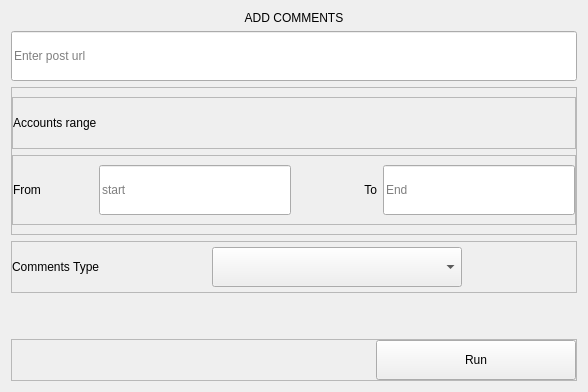
      <widget class="QWidget" name="comments_frame">
       <layout class="QVBoxLayout" name="verticalLayout_6">
        <item>
         <widget class="QLabel" name="label_15">
          <property name="text">
           <string>ADD COMMENTS</string>
          </property>
          <property name="alignment">
           <set>Qt::AlignCenter</set>
          </property>
         </widget>
        </item>
        <item>
         <widget class="QLineEdit" name="post_url_txt1">
          <property name="minimumSize">
           <size>
            <width>500</width>
            <height>50</height>
           </size>
          </property>
          <property name="placeholderText">
           <string>Enter post url</string>
          </property>
         </widget>
        </item>
        <item>
         <widget class="QFrame" name="frame_8">
          <property name="frameShape">
           <enum>QFrame::StyledPanel</enum>
          </property>
          <property name="frameShadow">
           <enum>QFrame::Raised</enum>
          </property>
          <layout class="QVBoxLayout" name="verticalLayout_2">
           <property name="leftMargin">
            <number>0</number>
           </property>
           <property name="rightMargin">
            <number>0</number>
           </property>
           <item>
            <widget class="QFrame" name="frame_7">
             <property name="frameShape">
              <enum>QFrame::StyledPanel</enum>
             </property>
             <property name="frameShadow">
              <enum>QFrame::Raised</enum>
             </property>
             <layout class="QHBoxLayout" name="horizontalLayout_6">
              <property name="spacing">
               <number>0</number>
              </property>
              <property name="leftMargin">
               <number>0</number>
              </property>
              <property name="topMargin">
               <number>0</number>
              </property>
              <property name="rightMargin">
               <number>0</number>
              </property>
              <property name="bottomMargin">
               <number>0</number>
              </property>
              <item>
               <widget class="QLabel" name="label_4">
                <property name="minimumSize">
                 <size>
                  <width>200</width>
                  <height>50</height>
                 </size>
                </property>
                <property name="text">
                 <string>Accounts range</string>
                </property>
               </widget>
              </item>
             </layout>
            </widget>
           </item>
           <item>
            <widget class="QFrame" name="frame_6">
             <property name="frameShape">
              <enum>QFrame::StyledPanel</enum>
             </property>
             <property name="frameShadow">
              <enum>QFrame::Raised</enum>
             </property>
             <layout class="QHBoxLayout" name="horizontalLayout_7">
              <property name="leftMargin">
               <number>0</number>
              </property>
              <property name="rightMargin">
               <number>0</number>
              </property>
              <item>
               <widget class="QLabel" name="label">
                <property name="minimumSize">
                 <size>
                  <width>80</width>
                  <height>50</height>
                 </size>
                </property>
                <property name="text">
                 <string>From</string>
                </property>
               </widget>
              </item>
              <item>
               <widget class="QLineEdit" name="init_num_of_comments_txt1">
                <property name="minimumSize">
                 <size>
                  <width>100</width>
                  <height>50</height>
                 </size>
                </property>
                <property name="placeholderText">
                 <string>start</string>
                </property>
               </widget>
              </item>
              <item>
               <widget class="QLabel" name="label_3">
                <property name="minimumSize">
                 <size>
                  <width>80</width>
                  <height>50</height>
                 </size>
                </property>
                <property name="layoutDirection">
                 <enum>Qt::LeftToRight</enum>
                </property>
                <property name="text">
                 <string>To</string>
                </property>
                <property name="alignment">
                 <set>Qt::AlignRight|Qt::AlignTrailing|Qt::AlignVCenter</set>
                </property>
               </widget>
              </item>
              <item>
               <widget class="QLineEdit" name="end_num_of_comments_txt1">
                <property name="minimumSize">
                 <size>
                  <width>100</width>
                  <height>50</height>
                 </size>
                </property>
                <property name="placeholderText">
                 <string>End</string>
                </property>
               </widget>
              </item>
             </layout>
            </widget>
           </item>
          </layout>
         </widget>
        </item>
        <item>
         <widget class="QFrame" name="frame_10">
          <property name="frameShape">
           <enum>QFrame::StyledPanel</enum>
          </property>
          <property name="frameShadow">
           <enum>QFrame::Raised</enum>
          </property>
          <layout class="QHBoxLayout" name="horizontalLayout_8">
           <property name="spacing">
            <number>0</number>
           </property>
           <property name="leftMargin">
            <number>0</number>
           </property>
           <property name="topMargin">
            <number>0</number>
           </property>
           <property name="rightMargin">
            <number>0</number>
           </property>
           <property name="bottomMargin">
            <number>0</number>
           </property>
           <item>
            <widget class="QLabel" name="label_5">
             <property name="minimumSize">
              <size>
               <width>200</width>
               <height>50</height>
              </size>
             </property>
             <property name="text">
              <string>Comments Type</string>
             </property>
            </widget>
           </item>
           <item>
            <widget class="QComboBox" name="comboBox">
             <property name="minimumSize">
              <size>
               <width>250</width>
               <height>40</height>
              </size>
             </property>
             <item>
              <property name="text">
               <string/>
              </property>
             </item>
             <item>
              <property name="text">
               <string>طبيب</string>
              </property>
             </item>
             <item>
              <property name="text">
               <string>ثياب</string>
              </property>
             </item>
            </widget>
           </item>
           <item>
            <spacer name="horizontalSpacer_5">
             <property name="orientation">
              <enum>Qt::Horizontal</enum>
             </property>
             <property name="sizeHint" stdset="0">
              <size>
               <width>40</width>
               <height>20</height>
              </size>
             </property>
            </spacer>
           </item>
          </layout>
         </widget>
        </item>
        <item>
         <spacer name="verticalSpacer_5">
          <property name="orientation">
           <enum>Qt::Vertical</enum>
          </property>
          <property name="sizeHint" stdset="0">
           <size>
            <width>20</width>
            <height>40</height>
           </size>
          </property>
         </spacer>
        </item>
        <item>
         <widget class="QFrame" name="frame_2">
          <property name="frameShape">
           <enum>QFrame::StyledPanel</enum>
          </property>
          <property name="frameShadow">
           <enum>QFrame::Raised</enum>
          </property>
          <layout class="QHBoxLayout" name="horizontalLayout_2">
           <property name="spacing">
            <number>0</number>
           </property>
           <property name="leftMargin">
            <number>0</number>
           </property>
           <property name="topMargin">
            <number>0</number>
           </property>
           <property name="rightMargin">
            <number>0</number>
           </property>
           <property name="bottomMargin">
            <number>0</number>
           </property>
           <item>
            <spacer name="horizontalSpacer">
             <property name="orientation">
              <enum>Qt::Horizontal</enum>
             </property>
             <property name="sizeHint" stdset="0">
              <size>
               <width>364</width>
               <height>20</height>
              </size>
             </property>
            </spacer>
           </item>
           <item>
            <widget class="QPushButton" name="run_btn1">
             <property name="minimumSize">
              <size>
               <width>200</width>
               <height>40</height>
              </size>
             </property>
             <property name="text">
              <string>Run</string>
             </property>
            </widget>
           </item>
          </layout>
         </widget>
        </item>
       </layout>
      </widget>
